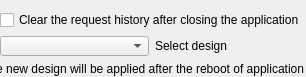
<?xml version="1.0" encoding="UTF-8"?>
<ui version="4.0">
 <class>Form</class>
 <widget class="QWidget" name="Form">
  <property name="geometry">
   <rect>
    <x>0</x>
    <y>0</y>
    <width>306</width>
    <height>77</height>
   </rect>
  </property>
  <property name="minimumSize">
   <size>
    <width>0</width>
    <height>61</height>
   </size>
  </property>
  <property name="maximumSize">
   <size>
    <width>16777215</width>
    <height>16777215</height>
   </size>
  </property>
  <property name="windowTitle">
   <string>Settings</string>
  </property>
  <widget class="QWidget" name="verticalLayoutWidget">
   <property name="geometry">
    <rect>
     <x>0</x>
     <y>10</y>
     <width>304</width>
     <height>66</height>
    </rect>
   </property>
   <layout class="QVBoxLayout" name="verticalLayout">
    <item>
     <widget class="QCheckBox" name="checkBox">
      <property name="text">
       <string>Clear the request history after closing the application</string>
      </property>
     </widget>
    </item>
    <item>
     <layout class="QHBoxLayout" name="horizontalLayout">
      <item>
       <widget class="QComboBox" name="comboBox"/>
      </item>
      <item>
       <widget class="QLabel" name="label">
        <property name="text">
         <string>Select design</string>
        </property>
       </widget>
      </item>
     </layout>
    </item>
    <item>
     <widget class="QLabel" name="label_2">
      <property name="text">
       <string>The new design will be applied after the reboot of application</string>
      </property>
      <property name="alignment">
       <set>Qt::AlignRight|Qt::AlignTrailing|Qt::AlignVCenter</set>
      </property>
     </widget>
    </item>
   </layout>
  </widget>
 </widget>
 <resources/>
 <connections/>
</ui>
